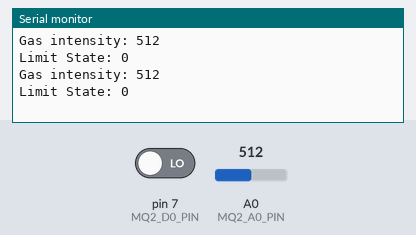
Bench run of a sketch on a simulated Arduino Uno, built with avr-gcc and run on an emulated ATmega328P. On the bench: the last lines printed to the serial monitor. The inputs (shaded band) are chosen by the test bench; at power-on: A0 (MQ2_A0_PIN) = 512, pin 7 (MQ2_D0_PIN) LOW.

Above: at 1.8 s.
1.9 s: A0 (MQ2_A0_PIN) set to 716
At 2.6 s:
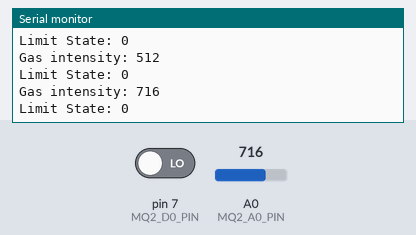
3.4 s: pin 7 (MQ2_D0_PIN) driven HIGH
At 4.7 s:
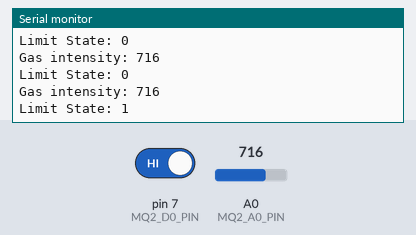
4.9 s: A0 (MQ2_A0_PIN) set to 900
At 5.8 s:
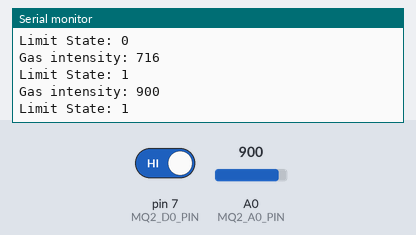
Timing chart, 0 to 7.9 s (numbered marks = the images above; inputs shaded):
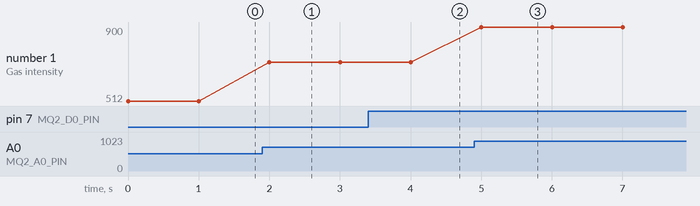

The sketch:

mq2_moudle.ino
```cpp
#define MQ2_A0_PIN A0
#define MQ2_D0_PIN 7

void setup() {
  Serial.begin(9600);
}

void loop() {
  int data = analogRead(MQ2_A0_PIN);
  int limit = digitalRead(MQ2_D0_PIN);
  Serial.print("Gas intensity: ");
  Serial.println(data);
  Serial.print("Limit State: ");
  Serial.println(limit);
  delay(1000);
}
```

Measured:
- after the input at 1.9 s, the serial monitor: prints a new line after 0.10 s (image 1)
- after the input at 3.4 s, the serial monitor: prints a new line after 0.62 s (image 2)
- after the input at 4.9 s, the serial monitor: prints a new line after 0.10 s (image 3)
- plotted number 1: 512 → 716 after the input at 1.9 s, 716 → 900 after the input at 4.9 s
